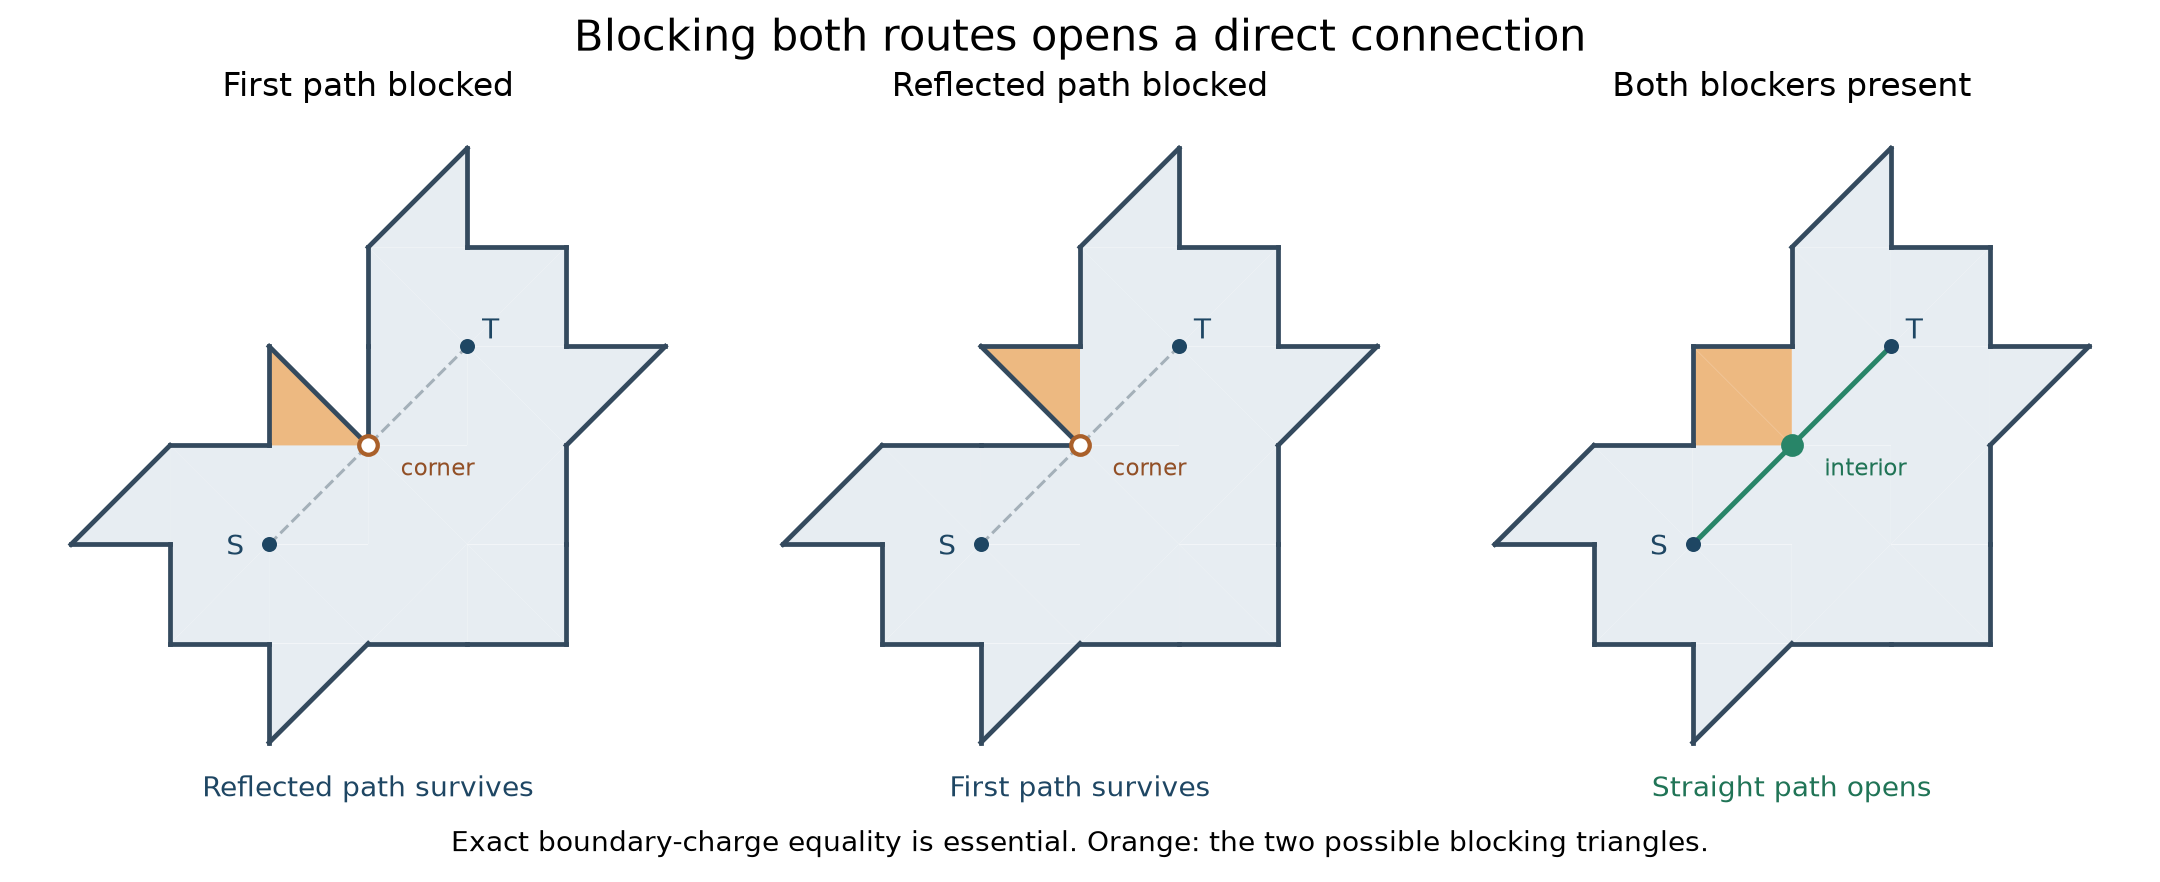

Source code (Python):
"""Draw the three explicitly proved blocker situations; no search or census."""
from pathlib import Path
from collections import Counter
import importlib.util
import matplotlib
matplotlib.use('Agg')
import matplotlib.pyplot as plt
from matplotlib.patches import Polygon

HERE=Path(__file__).resolve().parent
spec=importlib.util.spec_from_file_location('tile_shapes',HERE.parent/'persisted-replay/audit.py')
a=importlib.util.module_from_spec(spec);spec.loader.exec_module(a)
core=set().union(*(a.incident(p) for p in ((0,0),(2,0),(2,2))))
cap=lambda *p:tuple(sorted(p))
base=core|{
cap((-2,0),(-1,0),(-1,1)),cap((0,-2),(0,-1),(1,-1)),
cap((4,2),(3,2),(3,1)),cap((2,4),(2,3),(1,3))}
nb=cap((0,1),(0,2),(1,1));nr=cap((0,2),(1,1),(1,2))
fig,axes=plt.subplots(1,3,figsize=(12,4.9),dpi=180)
for ax,added,title,caption in zip(axes,({nb},{nr},{nb,nr}),
 ('First path blocked','Reflected path blocked','Both blockers present'),
 ('Reflected path survives','First path survives','Straight path opens')):
    for tri in base|added:
        ax.add_patch(Polygon(tri,facecolor='#edb981' if tri in added else '#e7edf2',edgecolor='none'))
    edges=Counter()
    for tri in base|added:
        u,v,w=tri
        if a.cross(a.sub(v,u),a.sub(w,u))<0:v,w=w,v
        for p,q in ((u,v),(v,w),(w,u)):
            if edges[q,p]:edges[q,p]-=1
            else:edges[p,q]+=1
    for (p,q),n in edges.items():
        if n:ax.plot((p[0],q[0]),(p[1],q[1]),color='#344a5e',lw=1.9,zorder=3)
    both=len(added)==2
    ax.plot((0,2),(0,2),color='#288568' if both else '#a4b0b9',lw=2 if both else 1.2,ls='-' if both else '--',zorder=4)
    ax.scatter([0,2],[0,2],color='#1e4663',s=25,zorder=5)
    ax.text(-.25,-.03,'S',ha='right',va='center',fontsize=11,color='#1e4663')
    ax.text(2.15,2.08,'T',fontsize=11,color='#1e4663')
    ax.scatter([1],[1],s=55,facecolor='#288568' if both else 'white',edgecolor='#288568' if both else '#aa602a',lw=1.7,zorder=6)
    ax.annotate('interior' if both else 'corner',(1,1),xytext=(13,-12),textcoords='offset points',fontsize=9,color='#207456' if both else '#925027',zorder=7)
    ax.set_title(title,fontsize=13,pad=11)
    ax.text(.5,-.045,caption,transform=ax.transAxes,ha='center',fontsize=11,color='#207456' if both else '#1e4663')
    ax.set_aspect('equal');ax.set_xlim(-2.35,4.35);ax.set_ylim(-2.25,4.25);ax.axis('off')
fig.suptitle('Blocking both routes opens a direct connection',fontsize=17,y=.98)
fig.text(.5,.035,'Exact boundary-charge equality is essential. Orange: the two possible blocking triangles.',ha='center',fontsize=11)
fig.subplots_adjust(top=.86,bottom=.13,wspace=.06,left=.015,right=.985)
fig.savefig(HERE/'mirror-exchange-diagram.png',facecolor='white')
fig.savefig(HERE/'mirror-exchange-diagram.svg',facecolor='white')
